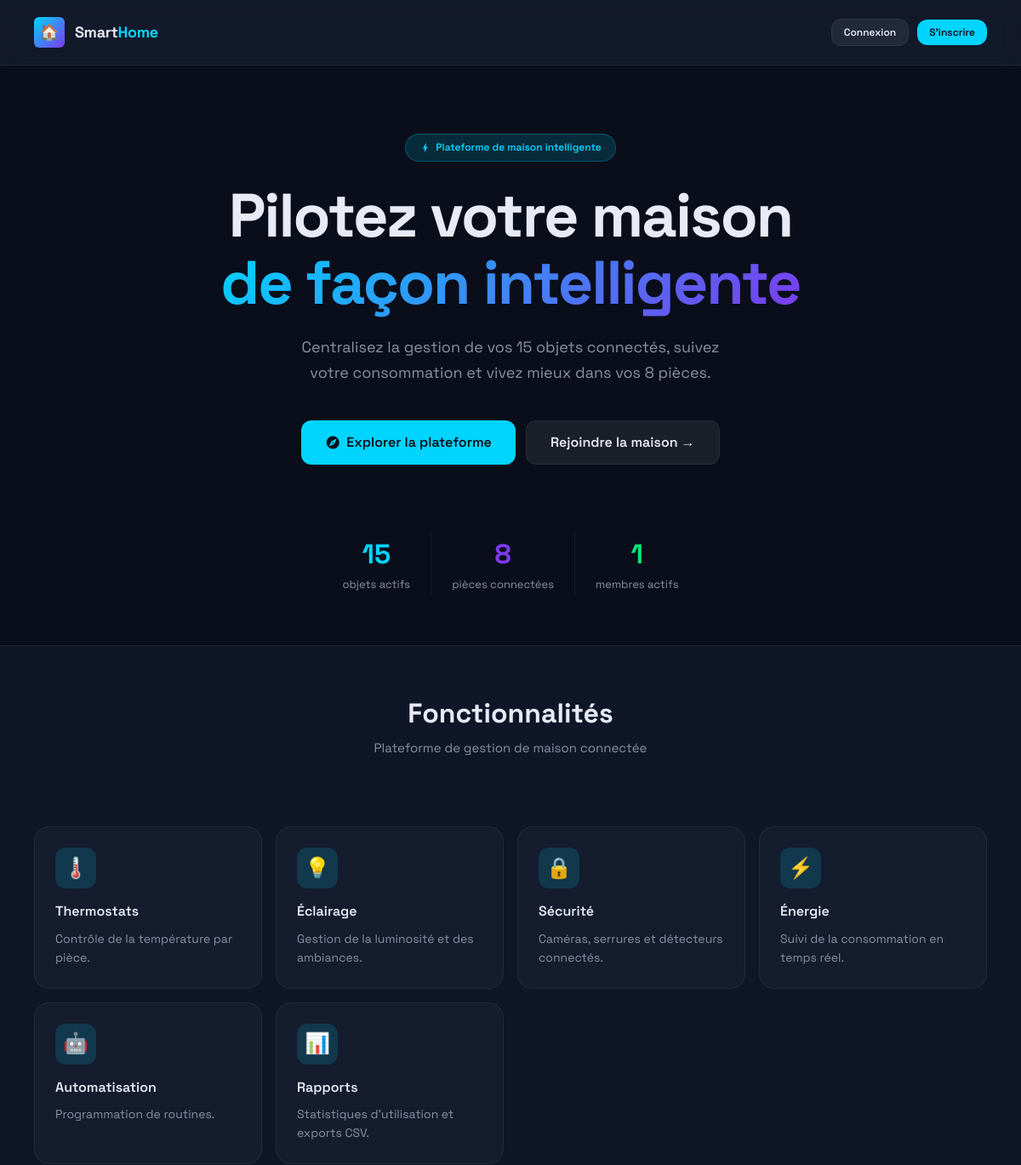
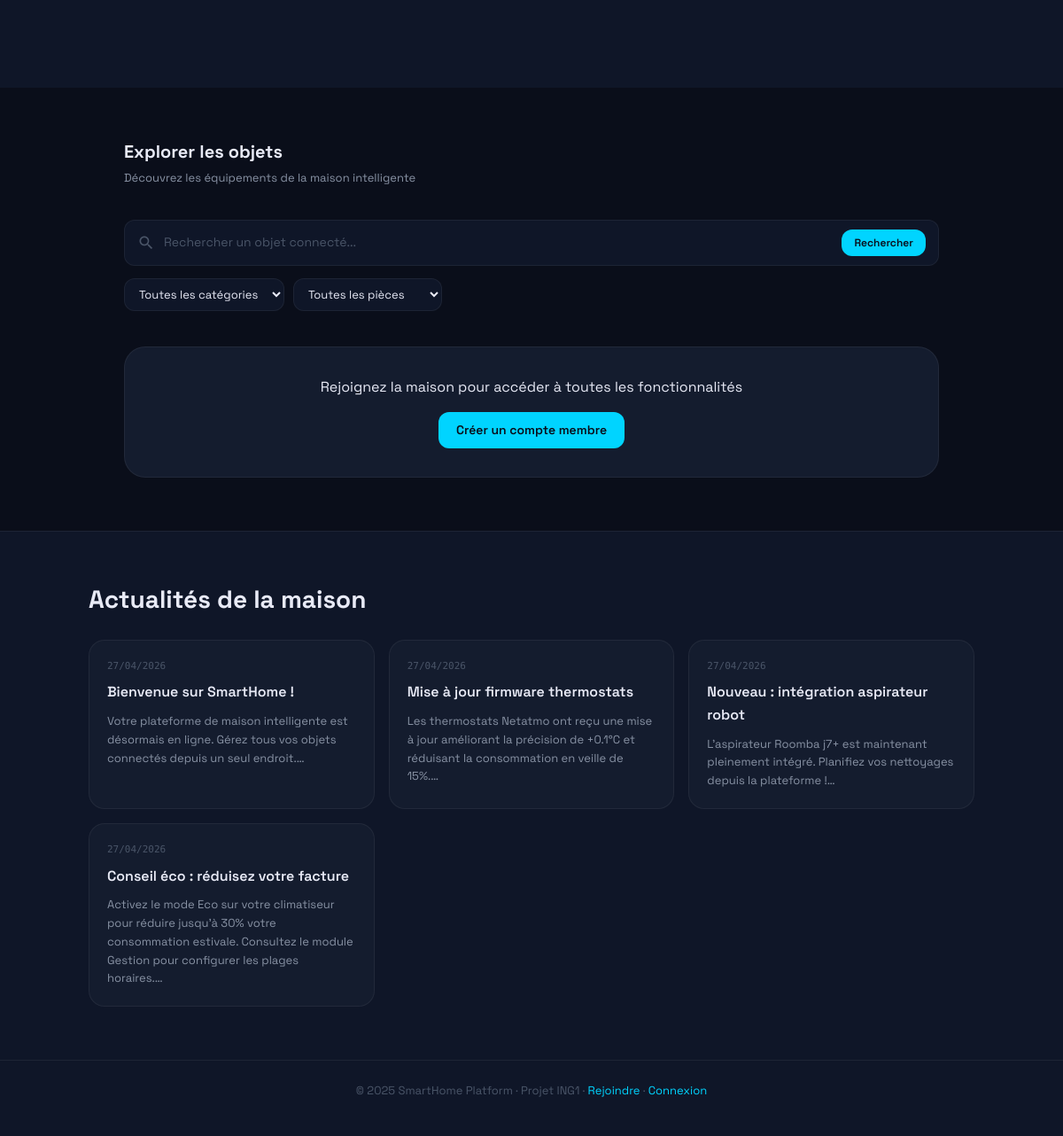
The page / on the database its author committed (2 pictures, top to bottom).
### tables this page shows
CREATE TABLE actualites (
    id INT AUTO_INCREMENT PRIMARY KEY,
    titre VARCHAR(200) NOT NULL,
    contenu TEXT NOT NULL,
    auteur_id INT,
    image VARCHAR(255),
    date_publication DATETIME DEFAULT CURRENT_TIMESTAMP,
    visible TINYINT(1) DEFAULT 1,
    FOREIGN KEY (auteur_id) REFERENCES utilisateurs(id) ON DELETE SET NULL
);

### includes/config.php (called while the page is built, shortened)
<?php
function sanitize(string $input): string {
    return htmlspecialchars(trim($input), ENT_QUOTES, 'UTF-8');
}
function isLoggedIn(): bool {
    return isset($_SESSION['user_id']) && !empty($_SESSION['user_id']);
}

### index.php (the view, shortened to what this page needs)
<?php
require_once 'includes/config.php';
$pdo = getDB();
$actualites = $pdo->query("SELECT * FROM actualites WHERE visible=1 ORDER BY date_publication DESC LIMIT 4")->fetchAll();
$nbObjets   = $pdo->query("SELECT COUNT(*) FROM objets_connectes WHERE etat='actif'")->fetchColumn();
$nbPieces   = $pdo->query("SELECT COUNT(*) FROM pieces")->fetchColumn();
$nbMembres  = $pdo->query("SELECT COUNT(*) FROM utilisateurs WHERE statut='actif'")->fetchColumn();
?>
<!DOCTYPE html>
<html lang="fr">
<head>
<link href="https://cdn.jsdelivr.net/npm/bootstrap@5.3.3/dist/css/bootstrap.min.css" rel="stylesheet">
<link rel="stylesheet" href="<?= SITE_URL ?>/css/style.css">
</head>
<body>
<nav class="public-nav">
  <div class="sidebar-logo" style="border:none;padding:0">
    <div class="logo-icon">🏠</div>
    <div class="logo-text">Smart<span>Home</span></div>
  </div>
  <div style="display:flex;gap:10px;align-items:center">
    <?php if (isLoggedIn()): ?>
      <a href="<?= SITE_URL ?>/dashboard.php" class="btn btn-primary btn-sm">Mon espace</a>
    <?php else: ?>
      <a href="<?= SITE_URL ?>/login.php" class="btn btn-secondary btn-sm">Connexion</a>
      <a href="<?= SITE_URL ?>/inscription.php" class="btn btn-primary btn-sm">S'inscrire</a>
    <?php endif; ?>
  </div>
</nav>
<section class="hero-content">
  <div class="hero-badge">
    <span class="material-icons" style="font-size:13px">bolt</span>
    Plateforme de maison intelligente
  </div>
  <h1 class="hero-title">
    Pilotez votre maison<br>
    <span class="highlight">de façon intelligente</span>
  </h1>
  <p class="hero-subtitle">
    Centralisez la gestion de vos <?= $nbObjets ?> objets connectés,
    suivez votre consommation et vivez mieux dans vos <?= $nbPieces ?> pièces.
  </p>
  <div class="hero-actions">
    <a href="#explorer" class="btn btn-primary btn-lg">
      <span class="material-icons" style="font-size:18px">explore</span>
      Explorer la plateforme
    </a>
    <a href="<?= SITE_URL ?>/inscription.php" class="btn btn-secondary btn-lg">
      Rejoindre la maison →
    </a>
  </div>
</section>
<div style="display:flex;gap:24px;justify-content:center;flex-wrap:wrap;padding:0 40px 60px">
  <div style="text-align:center">
    <div style="font-size:32px;font-weight:700;color:var(--accent)"><?= $nbObjets ?></div>
    <div style="font-size:13px;color:var(--text-secondary)">objets actifs</div>
  </div>
  <div style="text-align:center">
    <div style="font-size:32px;font-weight:700;color:var(--accent2)"><?= $nbPieces ?></div>
    <div style="font-size:13px;color:var(--text-secondary)">pièces connectées</div>
  </div>
  <div style="text-align:center">
    <div style="font-size:32px;font-weight:700;color:var(--success)"><?= $nbMembres ?></div>
    <div style="font-size:13px;color:var(--text-secondary)">membres actifs</div>
  </div>
</div>
<section style="background:var(--bg-secondary);padding:60px 0;border-top:1px solid var(--border)">
  <div style="text-align:center;margin-bottom:40px;padding:0 20px">
    <h2 style="font-size:32px;font-weight:700;margin-bottom:10px">Fonctionnalités</h2>
    <p style="color:var(--text-secondary)">Plateforme de gestion de maison connectée</p>
  </div>
  <div class="features-grid">
    <div class="feature-card"><div class="feature-icon">🌡️</div><div class="feature-title">Thermostats</div><div class="feature-desc">Contrôle de la température par pièce.</div></div>
    <div class="feature-card"><div class="feature-icon">💡</div><div class="feature-title">Éclairage</div><div class="feature-desc">Gestion de la luminosité et des ambiances.</div></div>
    <div class="feature-card"><div class="feature-icon">🔒</div><div class="feature-title">Sécurité</div><div class="feature-desc">Caméras, serrures et détecteurs connectés.</div></div>
    <div class="feature-card"><div class="feature-icon">⚡</div><div class="feature-title">Énergie</div><div class="feature-desc">Suivi de la consommation en temps réel.</div></div>
    <div class="feature-card"><div class="feature-icon">🤖</div><div class="feature-title">Automatisation</div><div class="feature-desc">Programmation de routines.</div></div>
    <div class="feature-card"><div class="feature-icon">📊</div><div class="feature-title">Rapports</div><div class="feature-desc">Statistiques d'utilisation et exports CSV.</div></div>
  </div>
</section>
<section style="padding:60px 40px;max-width:1000px;margin:0 auto" id="explorer">
  <div class="section-header">
    <div>
      <h2 class="section-title">Explorer les objets</h2>
      <p class="section-sub">Découvrez les équipements de la maison intelligente</p>
    </div>
  </div>
  <div style="margin-bottom:24px">
    <div class="search-bar" style="margin-bottom:14px">
      <span class="material-icons" style="color:var(--text-muted);font-size:20px">search</span>
      <input type="text" id="pub-q" placeholder="Rechercher un objet connecté...">
      <button class="btn btn-primary btn-sm" onclick="rechercherPublic()">Rechercher</button>
    </div>
    <div class="filters-row">
      <select id="pub-cat" class="filter-select" onchange="rechercherPublic()">
        <option value="">Toutes les catégories</option>
      </select>
      <select id="pub-piece" class="filter-select" onchange="rechercherPublic()">
        <option value="">Toutes les pièces</option>
      </select>
    </div>
  </div>
  <?php if (!isLoggedIn()): ?>
  <div style="text-align:center;margin-top:40px;padding:32px;background:var(--bg-card);border:1px solid var(--border);border-radius:var(--radius-xl)">
    <p style="font-size:16px;margin-bottom:16px">Rejoignez la maison pour accéder à toutes les fonctionnalités</p>
    <a href="<?= SITE_URL ?>/inscription.php" class="btn btn-primary">Créer un compte membre</a>
  </div>
  <?php endif; ?>
</section>
<?php if (!empty($actualites)): ?>
<section style="padding:60px 40px;background:var(--bg-secondary);border-top:1px solid var(--border)">
  <div style="max-width:1000px;margin:0 auto">
    <h2 style="font-size:28px;font-weight:700;margin-bottom:28px">Actualités de la maison</h2>
    <div class="news-grid">
      <?php foreach ($actualites as $news): ?>
      <div class="news-card">
        <div class="news-date"><?= date('d/m/Y', strtotime($news['date_publication'])) ?></div>
        <div class="news-title"><?= sanitize($news['titre']) ?></div>
        <div class="news-excerpt"><?= sanitize(mb_substr($news['contenu'], 0, 160)) ?>…</div>
      </div>
      <?php endforeach; ?>
    </div>
  </div>
</section>
<?php endif; ?>
<footer style="background:var(--bg-secondary);border-top:1px solid var(--border);padding:24px 40px;text-align:center">
  <p style="color:var(--text-muted);font-size:13px">
    © 2025 SmartHome Platform · Projet ING1 ·
    <a href="<?= SITE_URL ?>/inscription.php">Rejoindre</a> ·
    <a href="<?= SITE_URL ?>/login.php">Connexion</a>
  </p>
</footer>
</body>
</html>

### rows shown on the page
actualites: date_publication "27/04/2026", titre "Bienvenue sur SmartHome !", contenu "Votre plateforme de maison intelligente est désormais en ligne. Gérez tous vos objets connectés depuis un seul endroit."
actualites: date_publication "27/04/2026", titre "Mise à jour firmware thermostats", contenu "Les thermostats Netatmo ont reçu une mise à jour améliorant la précision de +0.1°C et réduisant la consommation en veille de 15%."
actualites: date_publication "27/04/2026", titre "Nouveau : intégration aspirateur robot", contenu "L'aspirateur Roomba j7+ est maintenant pleinement intégré. Planifiez vos nettoyages depuis la plateforme !"
actualites: date_publication "27/04/2026", titre "Conseil éco : réduisez votre facture", contenu "Activez le mode Eco sur votre climatiseur pour réduire jusqu'à 30% votre consommation estivale. Consultez le module Gestion pour configurer les plages horaires."

### other values the page prints
$nbObjets "15"
$nbPieces "8"
$nbMembres "1"
